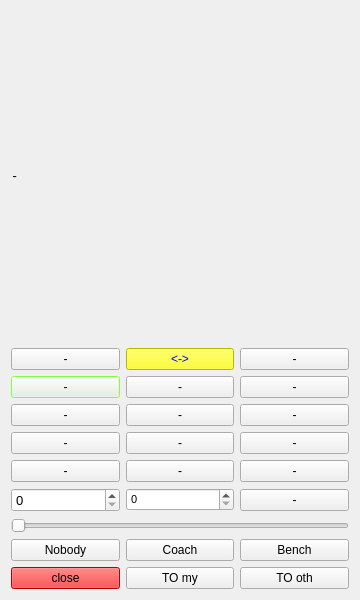
<?xml version="1.0" encoding="UTF-8"?>
<ui version="4.0">
 <class>players</class>
 <widget class="QDialog" name="players">
  <property name="geometry">
   <rect>
    <x>0</x>
    <y>0</y>
    <width>360</width>
    <height>600</height>
   </rect>
  </property>
  <property name="windowTitle">
   <string>Dialog</string>
  </property>
  <layout class="QGridLayout" name="gridLayout">
   <item row="21" column="0" colspan="3">
    <widget class="QSlider" name="time_slider">
     <property name="orientation">
      <enum>Qt::Horizontal</enum>
     </property>
    </widget>
   </item>
   <item row="12" column="0">
    <widget class="QPushButton" name="bt_field2">
     <property name="styleSheet">
      <string notr="true">selection-background-color: rgb(85, 255, 0);
selection-color: rgb(255, 0, 0);</string>
     </property>
     <property name="text">
      <string>-</string>
     </property>
     <property name="checkable">
      <bool>false</bool>
     </property>
    </widget>
   </item>
   <item row="14" column="0">
    <widget class="QPushButton" name="bt_field3">
     <property name="styleSheet">
      <string notr="true">selection-background-color: rgb(85, 255, 0);
selection-color: rgb(255, 0, 0);</string>
     </property>
     <property name="text">
      <string>-</string>
     </property>
     <property name="checkable">
      <bool>false</bool>
     </property>
    </widget>
   </item>
   <item row="15" column="0">
    <widget class="QPushButton" name="bt_field4">
     <property name="styleSheet">
      <string notr="true">selection-background-color: rgb(85, 255, 0);
selection-color: rgb(255, 0, 0);</string>
     </property>
     <property name="text">
      <string>-</string>
     </property>
     <property name="checkable">
      <bool>false</bool>
     </property>
    </widget>
   </item>
   <item row="16" column="0">
    <widget class="QPushButton" name="bt_field5">
     <property name="styleSheet">
      <string notr="true">selection-background-color: rgb(85, 255, 0);
selection-color: rgb(255, 0, 0);</string>
     </property>
     <property name="text">
      <string>-</string>
     </property>
     <property name="checkable">
      <bool>false</bool>
     </property>
    </widget>
   </item>
   <item row="18" column="0">
    <widget class="QSpinBox" name="in_minutes">
     <property name="font">
      <font>
       <pointsize>10</pointsize>
      </font>
     </property>
     <property name="maximum">
      <number>12</number>
     </property>
    </widget>
   </item>
   <item row="18" column="1">
    <widget class="QSpinBox" name="in_seconds">
     <property name="font">
      <font>
       <pointsize>8</pointsize>
      </font>
     </property>
     <property name="maximum">
      <number>59</number>
     </property>
     <property name="singleStep">
      <number>1</number>
     </property>
    </widget>
   </item>
   <item row="23" column="0">
    <widget class="QPushButton" name="bt_close">
     <property name="styleSheet">
      <string notr="true">background-color: rgb(255, 0, 0);</string>
     </property>
     <property name="text">
      <string>close</string>
     </property>
    </widget>
   </item>
   <item row="11" column="0">
    <widget class="QPushButton" name="bt_field1">
     <property name="styleSheet">
      <string notr="true">selection-background-color: rgb(85, 255, 0);
selection-color: rgb(255, 0, 0);</string>
     </property>
     <property name="text">
      <string>-</string>
     </property>
     <property name="checkable">
      <bool>false</bool>
     </property>
     <property name="checked">
      <bool>false</bool>
     </property>
    </widget>
   </item>
   <item row="6" column="0" colspan="3">
    <widget class="QLabel" name="lb_spiega">
     <property name="font">
      <font>
       <family>Lucida Console</family>
      </font>
     </property>
     <property name="text">
      <string>-</string>
     </property>
    </widget>
   </item>
   <item row="16" column="1">
    <widget class="QPushButton" name="bt_res_10">
     <property name="text">
      <string>-</string>
     </property>
     <property name="checkable">
      <bool>false</bool>
     </property>
    </widget>
   </item>
   <item row="15" column="1">
    <widget class="QPushButton" name="bt_res_09">
     <property name="text">
      <string>-</string>
     </property>
     <property name="checkable">
      <bool>false</bool>
     </property>
    </widget>
   </item>
   <item row="14" column="1">
    <widget class="QPushButton" name="bt_res_08">
     <property name="text">
      <string>-</string>
     </property>
     <property name="checkable">
      <bool>false</bool>
     </property>
    </widget>
   </item>
   <item row="12" column="1">
    <widget class="QPushButton" name="bt_res_07">
     <property name="text">
      <string>-</string>
     </property>
     <property name="checkable">
      <bool>true</bool>
     </property>
    </widget>
   </item>
   <item row="11" column="1">
    <widget class="QPushButton" name="bt_change">
     <property name="styleSheet">
      <string notr="true">background-color: rgb(255, 255, 0);
color: rgb(0, 0, 255);</string>
     </property>
     <property name="text">
      <string>&lt;-&gt;</string>
     </property>
    </widget>
   </item>
   <item row="18" column="2">
    <widget class="QPushButton" name="bt_res_06">
     <property name="text">
      <string>-</string>
     </property>
     <property name="checkable">
      <bool>false</bool>
     </property>
    </widget>
   </item>
   <item row="16" column="2">
    <widget class="QPushButton" name="bt_res_05">
     <property name="styleSheet">
      <string notr="true">selection-background-color: rgb(85, 255, 0);
selection-color: rgb(255, 0, 0);</string>
     </property>
     <property name="text">
      <string>-</string>
     </property>
     <property name="checkable">
      <bool>false</bool>
     </property>
    </widget>
   </item>
   <item row="15" column="2">
    <widget class="QPushButton" name="bt_res_04">
     <property name="styleSheet">
      <string notr="true">selection-background-color: rgb(85, 255, 0);
selection-color: rgb(255, 0, 0);</string>
     </property>
     <property name="text">
      <string>-</string>
     </property>
     <property name="checkable">
      <bool>false</bool>
     </property>
    </widget>
   </item>
   <item row="14" column="2">
    <widget class="QPushButton" name="bt_res_03">
     <property name="styleSheet">
      <string notr="true">selection-background-color: rgb(85, 255, 0);
selection-color: rgb(255, 0, 0);</string>
     </property>
     <property name="text">
      <string>-</string>
     </property>
     <property name="checkable">
      <bool>false</bool>
     </property>
    </widget>
   </item>
   <item row="12" column="2">
    <widget class="QPushButton" name="bt_res_02">
     <property name="styleSheet">
      <string notr="true">selection-background-color: rgb(85, 255, 0);
selection-color: rgb(255, 0, 0);</string>
     </property>
     <property name="text">
      <string>-</string>
     </property>
     <property name="checkable">
      <bool>false</bool>
     </property>
    </widget>
   </item>
   <item row="11" column="2">
    <widget class="QPushButton" name="bt_res_01">
     <property name="styleSheet">
      <string notr="true">selection-background-color: rgb(85, 255, 0);
selection-color: rgb(255, 0, 0);</string>
     </property>
     <property name="text">
      <string>-</string>
     </property>
     <property name="checkable">
      <bool>false</bool>
     </property>
    </widget>
   </item>
   <item row="23" column="1">
    <widget class="QPushButton" name="bt_my_timeout">
     <property name="text">
      <string>TO my</string>
     </property>
    </widget>
   </item>
   <item row="23" column="2">
    <widget class="QPushButton" name="bt_oth_tmout">
     <property name="text">
      <string>TO oth</string>
     </property>
    </widget>
   </item>
   <item row="22" column="0">
    <widget class="QPushButton" name="bt_f_none">
     <property name="text">
      <string>Nobody</string>
     </property>
    </widget>
   </item>
   <item row="22" column="1">
    <widget class="QPushButton" name="bt_f_coach">
     <property name="text">
      <string>Coach</string>
     </property>
    </widget>
   </item>
   <item row="22" column="2">
    <widget class="QPushButton" name="bt_f_bench">
     <property name="text">
      <string>Bench</string>
     </property>
    </widget>
   </item>
  </layout>
 </widget>
 <resources/>
 <connections/>
</ui>
